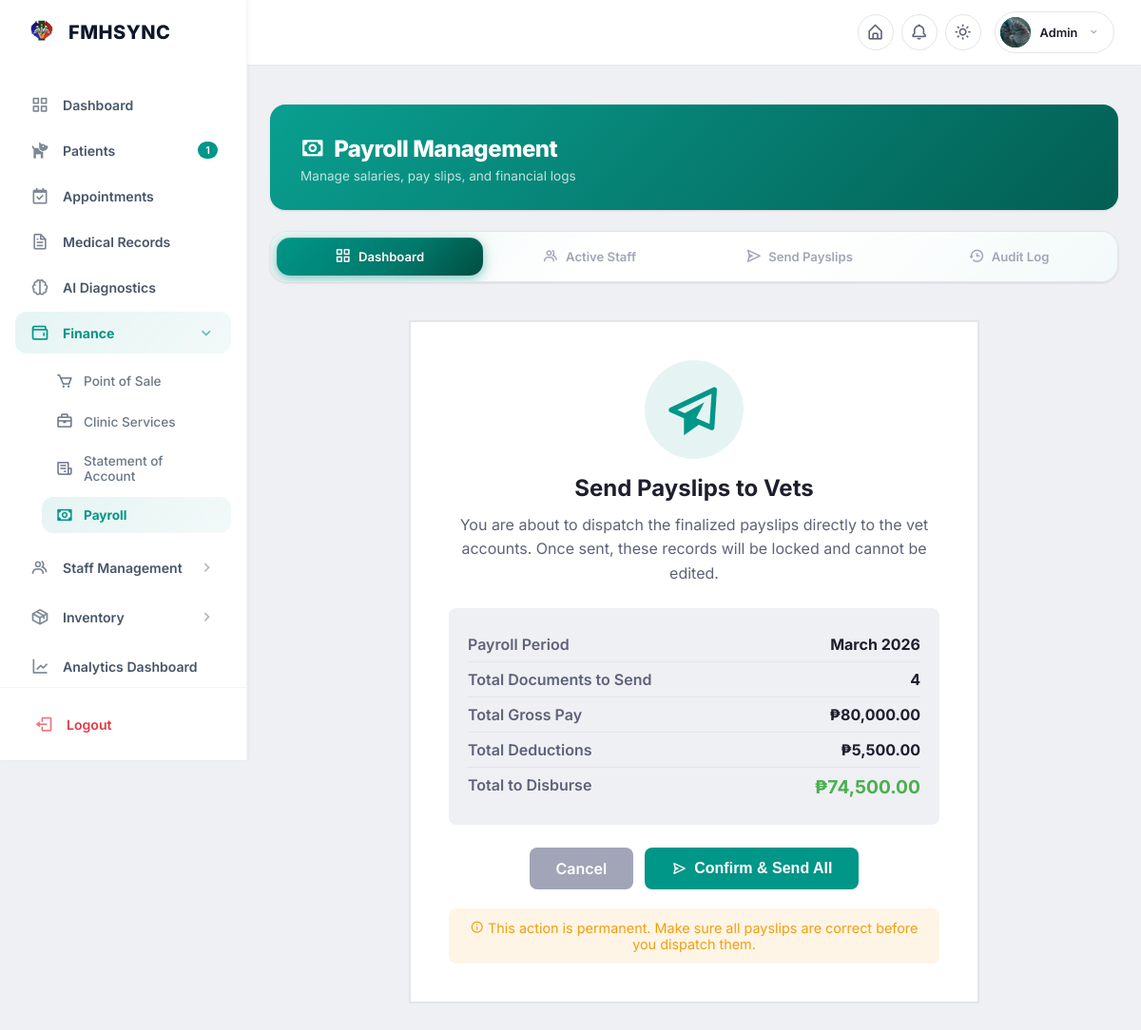
The app's page /payroll/period/1/release/ (signed in) with its own data.
### accounts/models.py (models this page shows, shortened)
class User(AbstractUser):
    assigned_role = models.ForeignKey(
        'accounts.Role',
        on_delete=models.SET_NULL,
        null=True,
        blank=True,
        related_name='users',
        help_text='Custom role with granular permissions'
    )
    branch = models.ForeignKey(
        'branches.Branch',
        on_delete=models.SET_NULL,
        null=True,
        blank=True,
        related_name='branch_users',
        help_text='The branch this user belongs to.',
    )
    profile_picture = models.ImageField(
        upload_to='profiles/',
        blank=True,
        null=True,
        help_text='Profile picture for the user'
    )
    phone_number = models.CharField(max_length=20, blank=True)
    address = models.TextField(
        blank=True, help_text='Full address of the pet owner')
    def is_pet_owner(self):
        if self.is_superuser:
            return False
        if self.assigned_role:
            return not self.assigned_role.is_staff_role
        return True  # Default to pet owner for safety if no role assigned
    def has_module_permission(self, module_code, permission_type=None):
        if self.is_superuser:
            return True
        if self.assigned_role:
            return self.assigned_role.has_module_permission(module_code, permission_type)
        return False
    def get_display_role(self):
        if self.is_superuser:
            return 'Super Administrator'
        if self.assigned_role:
            return self.assigned_role.name
        return 'Pet Owner'
    class Meta:
        ordering = ['username']

### payroll/models.py (models this page shows, shortened)
class PayrollPeriod(models.Model):
    class Status(models.TextChoices):
        DRAFT = 'DRAFT', 'Draft'
        GENERATED = 'GENERATED', 'Generated'
        RELEASED = 'RELEASED', 'Released'
    month = models.PositiveIntegerField(
        validators=[MinValueValidator(1), MaxValueValidator(12)]
    )
    year = models.PositiveIntegerField(
        validators=[MinValueValidator(2020), MaxValueValidator(2100)]
    )
    status = models.CharField(
        max_length=20,
        choices=Status.choices,
        default=Status.DRAFT
    )
    total_gross = models.DecimalField(max_digits=14, decimal_places=2, default=0)
    total_deductions = models.DecimalField(max_digits=14, decimal_places=2, default=0)
    total_net = models.DecimalField(max_digits=14, decimal_places=2, default=0)
    employee_count = models.PositiveIntegerField(default=0)
    created_at = models.DateTimeField(auto_now_add=True)
    generated_at = models.DateTimeField(null=True, blank=True)
    released_at = models.DateTimeField(null=True, blank=True)
    released_by = models.ForeignKey(
        'accounts.User',
        on_delete=models.SET_NULL,
        null=True, blank=True,
        related_name='released_payrolls'
    )
    notes = models.TextField(blank=True)
    class Meta:
        ordering = ['-year', '-month']
        unique_together = ['month', 'year']
        indexes = [
            models.Index(fields=['year', 'month']),
            models.Index(fields=['status']),
        ]
    @property
    def month_name(self):
        return date(self.year, self.month, 1).strftime('%B')
    @property
    def period_display(self):
        return f"{self.month_name} {self.year}"

### payroll/views.py (the view, shortened to what this page needs)
# urls.py: path('period/<int:period_id>/release/', views.release_payroll, name='release'),
@login_required
@module_permission_required('payroll', 'MANAGE')
def release_payroll(request, period_id):
    period = get_object_or_404(PayrollPeriod, id=period_id)
    context = {
        'period': period,
    }
    return render(request, 'payroll/release_confirm.html', context)

### templates/payroll/release_confirm.html (shortened to what this page needs)
﻿{% extends 'payroll/base.html' %}
{% load currency_filters %}
{% block payroll_content %}
<div class="confirm-card">
  <div class="confirm-icon"><i class='bx bx-paper-plane'></i></div>
  <h2 class="confirm-title">Send Payslips to Vets</h2>
  <p class="confirm-message">
    You are about to dispatch the finalized payslips directly to the vet accounts. Once sent, these records will be locked and cannot be edited.
  </p>
  <div class="details">
    <div class="detail-row">
      <span class="detail-label">Payroll Period</span>
      <span class="detail-value">{{ period.period_display }}</span>
    </div>
    <div class="detail-row">
      <span class="detail-label">Total Documents to Send</span>
      <span class="detail-value">{{ period.employee_count }}</span>
    </div>
    <div class="detail-row">
      <span class="detail-label">Total Gross Pay</span>
      <span class="detail-value">₱{{ period.total_gross|peso }}</span>
    </div>
    <div class="detail-row">
      <span class="detail-label">Total Deductions</span>
      <span class="detail-value">₱{{ period.total_deductions|peso }}</span>
    </div>
    <div class="detail-row">
      <span class="detail-label">Total to Disburse</span>
      <span class="detail-value" style="color: #4CAF50; font-size: 1.2rem;">₱{{ period.total_net|peso }}</span>
    </div>
  </div>
  <form method="post" style="display: inline;">
    <div class="actions">
      <a href="{% url 'payroll:payslips' period.id %}" class="btn btn-secondary">Cancel</a>
      <button type="submit" class="btn btn-primary"><i class='bx bx-send'></i> Confirm & Send All</button>
    </div>
  </form>
  <div class="warning">
    <i class='bx bx-info-circle'></i> This action is permanent. Make sure all payslips are correct before you dispatch them.
  </div>
</div>
{% endblock %}

### templates/base/portal_admin.html (shortened to what this page needs)
{% load static %}
{% load permission_tags %}
<!doctype html>
<html lang="en">
  <head>
    <link
      href="https://unpkg.com/boxicons@2.1.4/css/boxicons.min.css"
      rel="stylesheet"
    />
    <link rel="stylesheet" href="{% static 'css/base/messages.css' %}" />
    <link rel="stylesheet" href="{% static 'css/base/searchable-dropdown.css' %}" />
    <link
      rel="stylesheet"
      href="{% static 'css/accounts/portal_shared.css' %}"
    />
    <link
      rel="stylesheet"
      href="{% static 'css/accounts/portal_admin.css' %}"
    />
    <link rel="stylesheet" href="{% static 'css/accounts/dashboard.css' %}" />
    <link rel="stylesheet" href="{% static 'css/components/tab_bar.css' %}" />
    <link rel="stylesheet" href="{% static 'css/components/filter_bar.css' %}" />
  </head>
  <body class="admin-portal">
    <div class="portal-wrapper" id="portalWrapper">
      <header class="topbar">
        <div class="topbar-right">
          <a
            href="{% url 'landing_page' %}"
            class="topbar-icon-btn"
            title="Home"
          >
            <i class="bx bx-home-alt"></i>
          </a>
          <div class="topbar-notif-container" style="position: relative">
            <button
              class="topbar-icon-btn"
              id="notifDropdownBtn"
              title="Notifications"
            >
              <i class="bx bx-bell"></i>
            </button>
          </div>
          <button class="topbar-icon-btn" id="themeToggleBtn" title="Theme">
            <i class="bx bx-sun"></i>
          </button>
          <div class="topbar-profile-container">
            <div
              class="topbar-profile"
              id="profileDropdownBtn"
              title="{{ user.get_full_name|default:user.username }}"
            >
              <div class="topbar-avatar">
                {% if user.profile_picture %}
                <img
                  src="{{ user.profile_picture.url }}"
                  alt="Profile"
                  style="
                    width: 100%;
                    height: 100%;
                    object-fit: cover;
                    border-radius: 50%;
                  "
                />
                {% elif user.first_name %}{{ user.first_name|make_list|first|upper }}{% elif user.username %}{{ user.username|make_list|first|upper }}{% else %}
                <i class="bx bxs-user"></i>
                {% endif %}
              </div>
              <span class="topbar-name">
                {{ user.get_full_name|default:user.username }}
              </span>
              <i class="bx bx-chevron-down topbar-chevron"></i>
            </div>
          </div>
        </div>
      </header>
      <aside class="sidebar">
        <div class="sidebar-header">
          {% if user.assigned_role.code == 'veterinarian' %}
          <a href="{% url 'vet_dashboard' %}" class="sidebar-logo">
          {% elif user.assigned_role.code == 'receptionist' %}
          <a href="{% url 'receptionist_dashboard' %}" class="sidebar-logo">
          {% else %}
          <a href="{% url 'admin_dashboard' %}" class="sidebar-logo">
          {% endif %}
            <img src="{% static 'image/fmh-logo.png' %}" alt="FMH Logo" />
            <span>FMHSYNC</span>
          </a>
        </div>
        <nav class="sidebar-nav">
          {% if user.assigned_role.code == 'veterinarian' %}
          <a
            href="{% url 'vet_dashboard' %}"
            class="sidebar-link {% if request.resolver_match.url_name == 'vet_dashboard' %}active{% endif %}"
          >
          {% elif user.assigned_role.code == 'receptionist' %}
          <a
            href="{% url 'receptionist_dashboard' %}"
            class="sidebar-link {% if request.resolver_match.url_name == 'receptionist_dashboard' %}active{% endif %}"
          >
          {% else %}
          <a
            href="{% url 'admin_dashboard' %}"
            class="sidebar-link {% if request.resolver_match.url_name == 'admin_dashboard' %}active{% endif %}"
          >
          {% endif %}
            <i class="bx bx-grid-alt"></i><span>Dashboard</span>
          </a>
          {% if user|has_module:'patients' %}
          <a
            href="{% url 'patients:admin_list' %}"
            class="sidebar-link {% if 'patients/admin/' in request.path or active_tab == 'patients' %}active{% endif %}"
          >
            <i class="bx bxs-dog"></i>
            <span style="flex-grow: 1">Patients</span>
            {% if total_patients_count %}
            <span
              class="badge"
              style="
                background: var(--primary);
                color: white;
                padding: 2px 8px;
                border-radius: 12px;
                font-size: 11px;
                font-weight: 600;
                margin-left: auto;
              "
              >{{ total_patients_count }}</span
            >
            {% endif %}
          </a>
          {% endif %}
          {% if user|has_module:'appointments' %}
          <a
            href="{% url 'appointments:admin_list' %}"
            class="sidebar-link {% if 'appointments' in request.path %}active{% endif %}"
          >
            <i class="bx bx-calendar-check"></i><span>Appointments</span>
          </a>
          {% endif %}
          {% if user|has_module:'medical_records' %}
          <a
            href="{% url 'records:admin_list' %}"
            class="sidebar-link {% if 'records' in request.path %}active{% endif %}"
          >
            <i class="bx bx-file"></i><span>Medical Records</span>
          </a>
          {% endif %}
          {% if user|has_module:'ai_diagnostics' %}
          <a
            href="{% url 'diagnostics:dashboard' %}"
            class="sidebar-link {% if 'diagnostics' in request.path %}active{% endif %}"
          >
            <i class="bx bx-brain"></i><span>AI Diagnostics</span>
          </a>
          {% endif %}
          {% if user|has_module:'pos' or user|has_module:'clinic_services' or user|has_module:'soa' or user|has_module:'payroll' %}
          <div class="sidebar-item has-submenu">
            <a
              href="#"
              class="sidebar-link {% if 'billing' in request.path or 'payroll' in request.path or 'pos' in request.path %}active{% endif %}"
              id="financeDropdownToggle"
            >
              <i class="bx bx-wallet"></i><span>Finance</span>
              <span class="submenu-arrow"
                ><i class="bx bx-chevron-right"></i
              ></span>
            </a>
            <div class="sidebar-submenu" id="financeSubmenu">
              {% if user|has_module:'pos' %}
              <a
                href="{% url 'pos:checkout' %}"
                class="sidebar-submenu-link {% if 'pos' in request.path %}active{% endif %}"
              >
                <i class="bx bx-cart"></i><span>Point of Sale</span>
              </a>
              {% endif %}
              {% if user|has_module:'clinic_services' %}
              <a
                href="{% url 'billing:billable_items' %}"
                class="sidebar-submenu-link {% if request.resolver_match.url_name == 'billable_items' %}active{% endif %}"
              >
                <i class="bx bx-briefcase"></i><span>Clinic Services</span>
              </a>
              {% endif %}
              {% if user|has_module:'soa' %}
              <a
                href="{% url 'billing:statement_list' %}"
                class="sidebar-submenu-link {% if 'statement' in request.path %}active{% endif %}"
              >
                <i class="bx bx-receipt"></i><span>Statement of Account</span>
              </a>
              {% endif %}
              {% if user|has_module:'payroll' %}
              <a
                href="{% url 'payroll:dashboard' %}"
                class="sidebar-submenu-link {% if 'payroll' in request.path %}active{% endif %}"
              >
                <i class="bx bx-money"></i><span>Payroll</span>
              </a>
              {% endif %}
            </div>
          </div>
          {% endif %}
          {% if user|is_branch_admin %}
          {% if user|has_module:'staff' or user|has_module:'schedule' or user|has_module:'branches' or user|has_module:'roles' %}
          <div class="sidebar-item has-submenu">
            <a
              href="#"
              class="sidebar-link "
              id="staffDropdownToggle"
            >
              <i class="bx bx-group"></i><span>Staff Management</span>
              <span class="submenu-arrow"
                ><i class="bx bx-chevron-right"></i
              ></span>
            </a>
          </div>
          {% endif %}
          {% endif %}
          {% if user|has_module:'inventory' or user|has_module:'stock_monitor' or user|has_module:'stock_transfers' %}
          {% if user|has_role_code:'vet_assistant' %}
          <a
            href="{% url 'inventory:management' %}"
            class="sidebar-link {% if 'inventory' in request.path %}active{% endif %}"
          >
            <i class="bx bx-package"></i><span>Inventory</span>
          </a>
          {% else %}
          <div class="sidebar-item has-submenu">
            <a
              href="#"
              class="sidebar-link {% if 'inventory' in request.path and 'logs' not in request.path %}active{% endif %}"
              id="inventoryDropdownToggle"
            >
              <i class="bx bx-package"></i><span>Inventory</span>
              <span class="submenu-arrow"
                ><i class="bx bx-chevron-right"></i
              ></span>
            </a>
          </div>
          {% endif %}
          {% endif %}
          {% if user|has_module:'analytics' %}
          <a
            href="{% url 'reports:analytics_dashboard' %}"
            class="sidebar-link {% if request.resolver_match.url_name == 'analytics_dashboard' %}active{% endif %}"
          >
            <i class="bx bx-line-chart"></i><span>Analytics Dashboard</span>
          </a>
          {% endif %}
        </nav>
        <div class="sidebar-footer">
          <a href="{% url 'logout' %}" class="sidebar-link">
            <i class="bx bx-log-out"></i><span>Logout</span>
          </a>
        </div>
      </aside>
      <main class="portal-content">{% block content %}{% endblock %}</main>
    </div>
  </body>
</html>

### records on screen
User: profile_picture (picture), get_full_name "Admin"
PayrollPeriod: period_display "March 2026", employee_count "4", total_gross|peso "80,000.00", total_deductions|peso "5,500.00", total_net|peso "74,500.00"

### other values on screen
{{ total_patients_count }} "1"
{{ title }} "Payroll Management"
{{ subtitle|safe }} "Manage salaries, pay slips, and financial logs"
